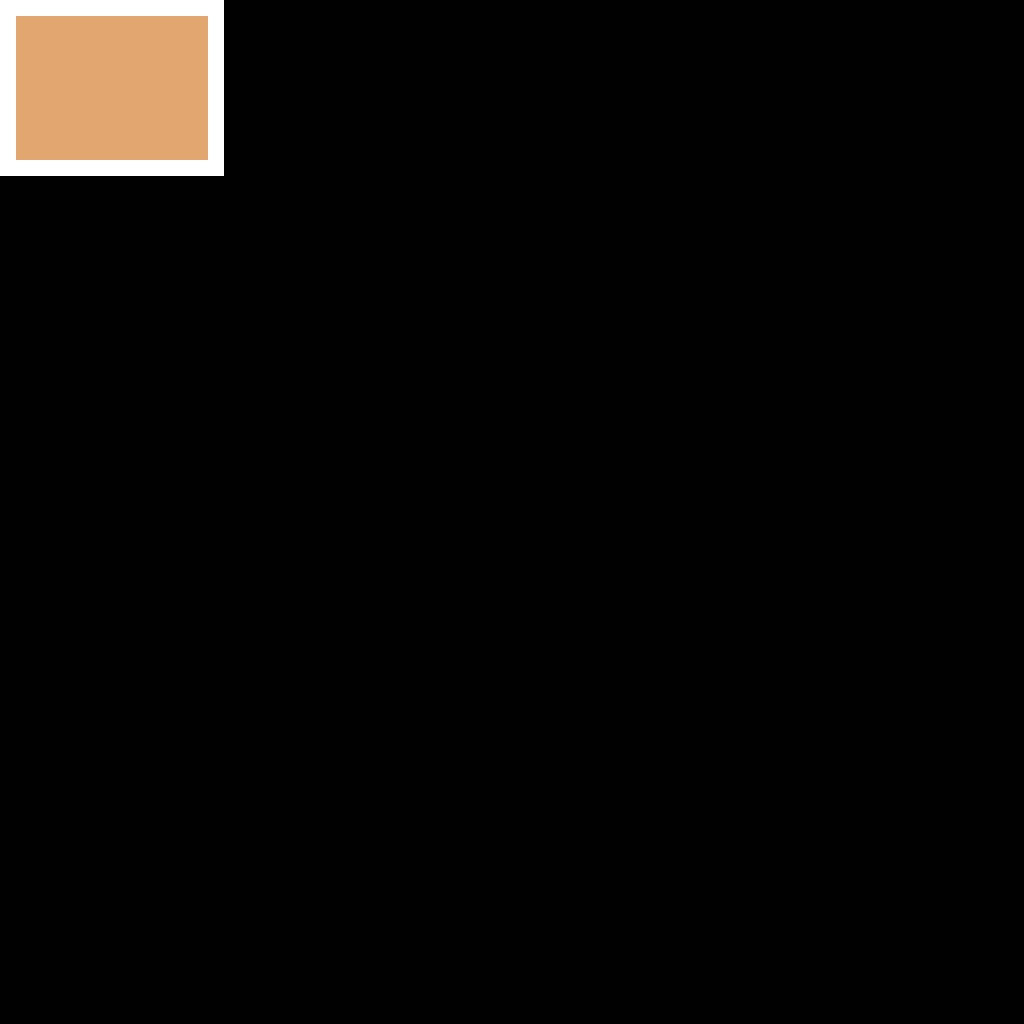

A level layout from a 2D game, rendered from its tile map. Below: a short description, then the map file with tile-grid data replaced by summaries:
An orthogonal 64x64 tile map with 16x16 px tiles, 1 tile layer (Tile Layer 1).

<map version="1.0" orientation="orthogonal" renderorder="right-down" width="64" height="64" tilewidth="16" tileheight="16" nextobjectid="1">
 <tileset firstgid="1" name="tiles" tilewidth="16" tileheight="16" spacing="1" tilecount="2" columns="2">
  <image source="../src/resources/tiles.png" width="33" height="16" />
  <tile id="0">
   <properties>
    <property name="collidable" type="bool" value="true" />
   </properties>
  </tile>
 </tileset>
 <layer name="Tile Layer 1" width="64" height="64">
  <data>[4096 cells, 154 non-empty, 2 distinct tile ids]</data>
 </layer>
</map>
